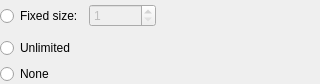
<?xml version="1.0" encoding="UTF-8"?>
<ui version="4.0">
 <class>HistorySizeWidget</class>
 <widget class="QWidget" name="HistorySizeWidget">
  <property name="geometry">
   <rect>
    <x>0</x>
    <y>0</y>
    <width>320</width>
    <height>84</height>
   </rect>
  </property>
  <property name="sizePolicy">
   <sizepolicy hsizetype="Expanding" vsizetype="Preferred">
    <horstretch>0</horstretch>
    <verstretch>0</verstretch>
   </sizepolicy>
  </property>
  <layout class="QVBoxLayout" name="verticalLayout">
   <property name="spacing">
    <number>0</number>
   </property>
   <property name="leftMargin">
    <number>0</number>
   </property>
   <property name="topMargin">
    <number>0</number>
   </property>
   <property name="rightMargin">
    <number>0</number>
   </property>
   <property name="bottomMargin">
    <number>0</number>
   </property>
   <item>
    <layout class="QVBoxLayout" name="verticalLayout_2" stretch="0,0,0">
     <item>
      <layout class="QHBoxLayout">
       <property name="spacing">
        <number>0</number>
       </property>
       <item>
        <widget class="QWidget" name="fixedSizeHistoryWrapper" native="true">
         <layout class="QHBoxLayout" name="horizontalLayout" stretch="0,0,0">
          <property name="leftMargin">
           <number>0</number>
          </property>
          <property name="topMargin">
           <number>0</number>
          </property>
          <property name="rightMargin">
           <number>0</number>
          </property>
          <property name="bottomMargin">
           <number>0</number>
          </property>
          <item>
           <widget class="QRadioButton" name="fixedSizeHistoryButton">
            <property name="toolTip">
             <string>Limit the remembered output to a fixed number of lines</string>
            </property>
            <property name="text">
             <string>Fixed size:</string>
            </property>
           </widget>
          </item>
          <item>
           <widget class="KPluralHandlingSpinBox" name="historyLineSpinner">
            <property name="enabled">
             <bool>false</bool>
            </property>
            <property name="toolTip">
             <string>Number of lines of output to remember</string>
            </property>
            <property name="minimum">
             <number>1</number>
            </property>
            <property name="maximum">
             <number>1000000</number>
            </property>
           </widget>
          </item>
          <item>
           <widget class="QToolButton" name="fixedSizeHistoryWarningButton">
            <property name="icon">
             <iconset theme="emblem-warning"/>
            </property>
            <property name="autoRaise">
             <bool>true</bool>
            </property>
           </widget>
          </item>
         </layout>
        </widget>
       </item>
       <item>
        <spacer>
         <property name="orientation">
          <enum>Qt::Horizontal</enum>
         </property>
         <property name="sizeHint" stdset="0">
          <size>
           <width>0</width>
           <height>20</height>
          </size>
         </property>
        </spacer>
       </item>
      </layout>
     </item>
     <item>
      <layout class="QHBoxLayout">
       <property name="spacing">
        <number>0</number>
       </property>
       <item>
        <widget class="QWidget" name="unlimitedHistoryWrapper" native="true">
         <layout class="QHBoxLayout" name="horizontalLayout_2">
          <property name="leftMargin">
           <number>0</number>
          </property>
          <property name="topMargin">
           <number>0</number>
          </property>
          <property name="rightMargin">
           <number>0</number>
          </property>
          <property name="bottomMargin">
           <number>0</number>
          </property>
          <item alignment="Qt::AlignVCenter">
           <widget class="QRadioButton" name="unlimitedHistoryButton">
            <property name="toolTip">
             <string>Remember all output produced by the terminal</string>
            </property>
            <property name="text">
             <string comment="Save all lines to the scrollback history">Unlimited</string>
            </property>
           </widget>
          </item>
          <item alignment="Qt::AlignVCenter">
           <widget class="QToolButton" name="unlimitedHistoryWarningButton">
            <property name="icon">
             <iconset theme="emblem-warning"/>
            </property>
            <property name="autoRaise">
             <bool>true</bool>
            </property>
           </widget>
          </item>
         </layout>
        </widget>
       </item>
       <item>
        <spacer>
         <property name="orientation">
          <enum>Qt::Horizontal</enum>
         </property>
         <property name="sizeHint" stdset="0">
          <size>
           <width>40</width>
           <height>20</height>
          </size>
         </property>
        </spacer>
       </item>
      </layout>
     </item>
     <item>
      <widget class="QRadioButton" name="noHistoryButton">
       <property name="toolTip">
        <string>Do not remember previous output</string>
       </property>
       <property name="text">
        <string comment="Do not save any lines to the scrollback history">None</string>
       </property>
      </widget>
     </item>
    </layout>
   </item>
  </layout>
 </widget>
 <customwidgets>
  <customwidget>
   <class>KPluralHandlingSpinBox</class>
   <extends>QSpinBox</extends>
   <header>KPluralHandlingSpinBox</header>
  </customwidget>
 </customwidgets>
 <resources/>
 <connections/>
</ui>
